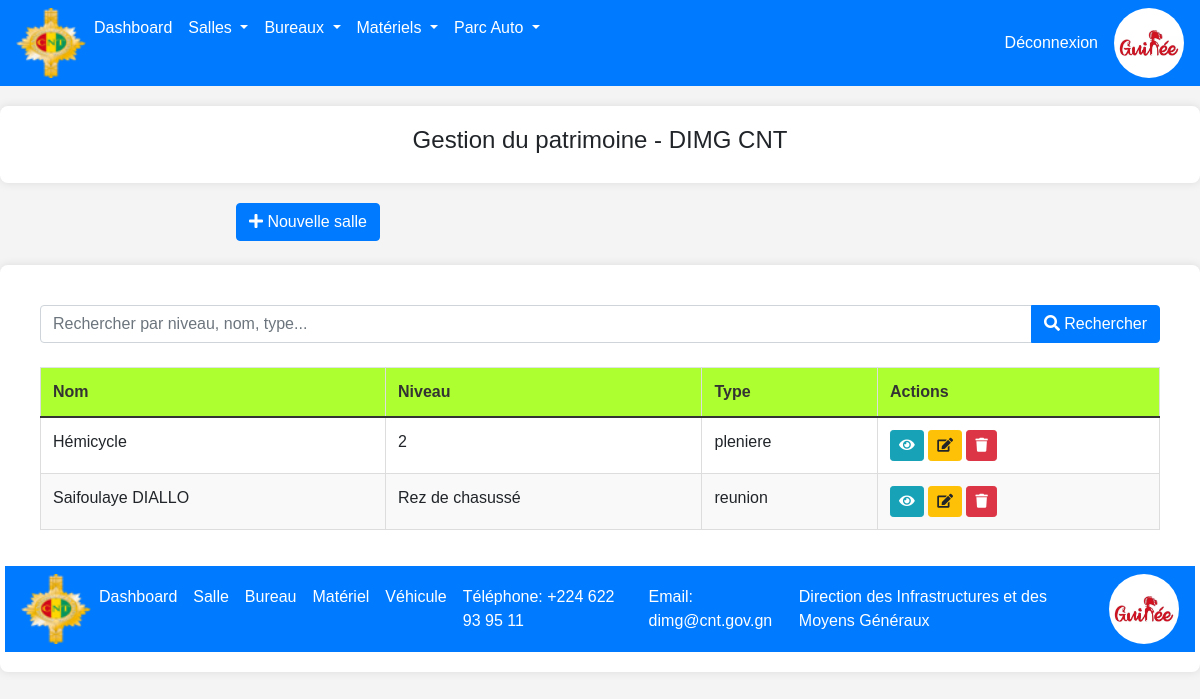
Page /list_salle/ on the committed database.
### patrimoine/models.py (models this page shows, shortened)
class Salle(models.Model):
    TYPE_SALLE_CHOICES = [
        ('reunion', 'Réunion'),
        ('conference', 'Conférence'),
        ('pleniere', 'Plénière'),
        ('formation', 'Formation'),  # Ajout d'un type supplémentaire
    ]
    type_salle = models.CharField(
        "Type de salle",
        max_length=100,
        choices=TYPE_SALLE_CHOICES
    )
    nom = models.CharField(
        "Nom",
        max_length=100,
        blank=True,
        default=""
    )
    niveau = models.CharField(
        "Niveau",
        max_length=100,
        blank=True,
        default="",
        help_text="Étage ou niveau de la salle"
    )
    capacite = models.IntegerField(
        "Capacité (personnes)",
        null=True,
        blank=True,
        validators=[MinValueValidator(1), MaxValueValidator(1000)],
        help_text="Nombre maximum de personnes"
    )
    surface = models.FloatField(
        "Surface (m²)",
        null=True,
        blank=True,
        validators=[MinValueValidator(0.01)],
        help_text="Surface en mètres carrés"
    )
    equipements = models.TextField(
        "Équipements",
        blank=True,
        default="",
        help_text="Liste des équipements disponibles"
    )
    disponible = models.BooleanField(
        "Disponible",
        default=True,
        help_text="Indique si la salle est disponible"
    )
    date_creation = models.DateTimeField(
        "Date de création",
        auto_now_add=True
    )
    date_modification = models.DateTimeField(
        "Date de modification",
        auto_now=True
    )
    picture = models.ImageField(
        "photo de la salle",
        blank=True
    )
    class Meta:
        verbose_name = "Salle"
        verbose_name_plural = "Salles"
        ordering = ['nom']

### patrimoine/views.py (the view)
# urls.py: path('list_salle/', views.list_salle, name='list_salle'),
def list_salle(request):
    salles = Salle.objects.all()
    """Liste des salles avec recherche"""
    search_query = request.GET.get('search', '')
    if search_query:
        salles = salles.filter(
            Q(nom__icontains=search_query) |
            Q(niveau__icontains=search_query) |
            Q(type_salle__icontains=search_query)
        )
    salles = salles.order_by('niveau')
    context = { 'salles': salles, }
    return render(request, 'patrimoine/list_salle.html', context)

### templates/patrimoine/list_salle.html (shortened to what this page needs)
{% extends 'main.html' %}
{% block content %}
{% load static %}
<div class="container">
    <div class="row">
        <div class="box">
            <h4 class="text text-center">Gestion du patrimoine - DIMG CNT</h4>
        </div>
    </div>
</div>
<div class="row mb-4">
  <div class="col-md-4 text-end">
    <a href="{% url 'add_salle' %}" class="btn btn-primary">
      <i class="fas fa-plus"></i> Nouvelle salle
    </a>
  </div>
</div>
<div class="container">
    <div class="row">
		<div class="col-md-12">
			<div class="card-body">
              <form method="get" class="mb-4">
                <div class="input-group">
                  <input type="text" name="search" class="form-control"
                         placeholder="Rechercher par niveau, nom, type..."
                         value="{{ search_query }}">
                  <button class="btn btn-primary" type="submit">
                    <i class="fas fa-search"></i> Rechercher
                  </button>
                </div>
              </form>
              {% if salles %}
              <div class="table-container">
                <table class="table align-items-center table-flush">
                  <thead>
                  <tr bgcolor="#adff2f">
                    <th scope="col" class="sort " data-sort="nom">Nom</th>
                    <th scope="col" class="sort " data-sort="niv">Niveau</th>
                    <th scope="col" class="sort " data-sort="typesalle">Type</th>
                    <th scope="col" class="sort " data-sort="detail">Actions</th>
                  </tr>
                  </thead>
                  <tbody class="list">
                  {% for salle in salles %}
                  <tr>
                    <td>{{salle.nom}}</td>
                    <td>{{salle.niveau}}</td>
                    <td>{{salle.type_salle}}</td>
                    <td>
                      <a href="{% url 'detail_salle' salle.id %}"
                         class="btn btn-sm btn-info" title="Détails">
                        <i class="fas fa-eye"></i>
                      </a>
                      <a href="{% url 'update_salle' salle.id %}"
                         class="btn btn-sm btn-warning" title="Modifier">
                        <i class="fas fa-edit"></i>
                      </a>
                      <a href="{% url 'delete_salle' salle.id %}"
                         class="btn btn-sm btn-danger" title="Supprimer">
                        <i class="fas fa-trash"></i>
                      </a>
                    </td>
                  </tr>
                  {% endfor %}
                  </tbody>
                </table>
              </div>
        {% endif %}
        </div>
    </div>
{% endblock %}

### static/css/style.css (style rules this page uses)
body { font-family: Arial, sans-serif; margin: 0; padding: 0; background-color: #f4f4f4; }
.container { max-width: 1200px; margin: 20px auto; padding: 20px; background-color: #ffffff; border-radius: 8px; box-shadow: 0 0 10px rgba(0, 0, 0, 0.1); }
.table-container { max-height: 400px; overflow-y: auto; margin-top: 20px; }
table { width: 100%; border-collapse: collapse; text-align: left; }
table th, table td { padding: 12px; border: 1px solid #ddd; }
table th { background-color: #f2f2f2; color: #333; }
table tr:nth-child(even) { background-color: #f9f9f9; }

### rows in the picture
Salle: nom "Hémicycle", niveau "2", type_salle "pleniere"
Salle: nom "Saifoulaye DIALLO", niveau "Rez de chasussé", type_salle "reunion"
